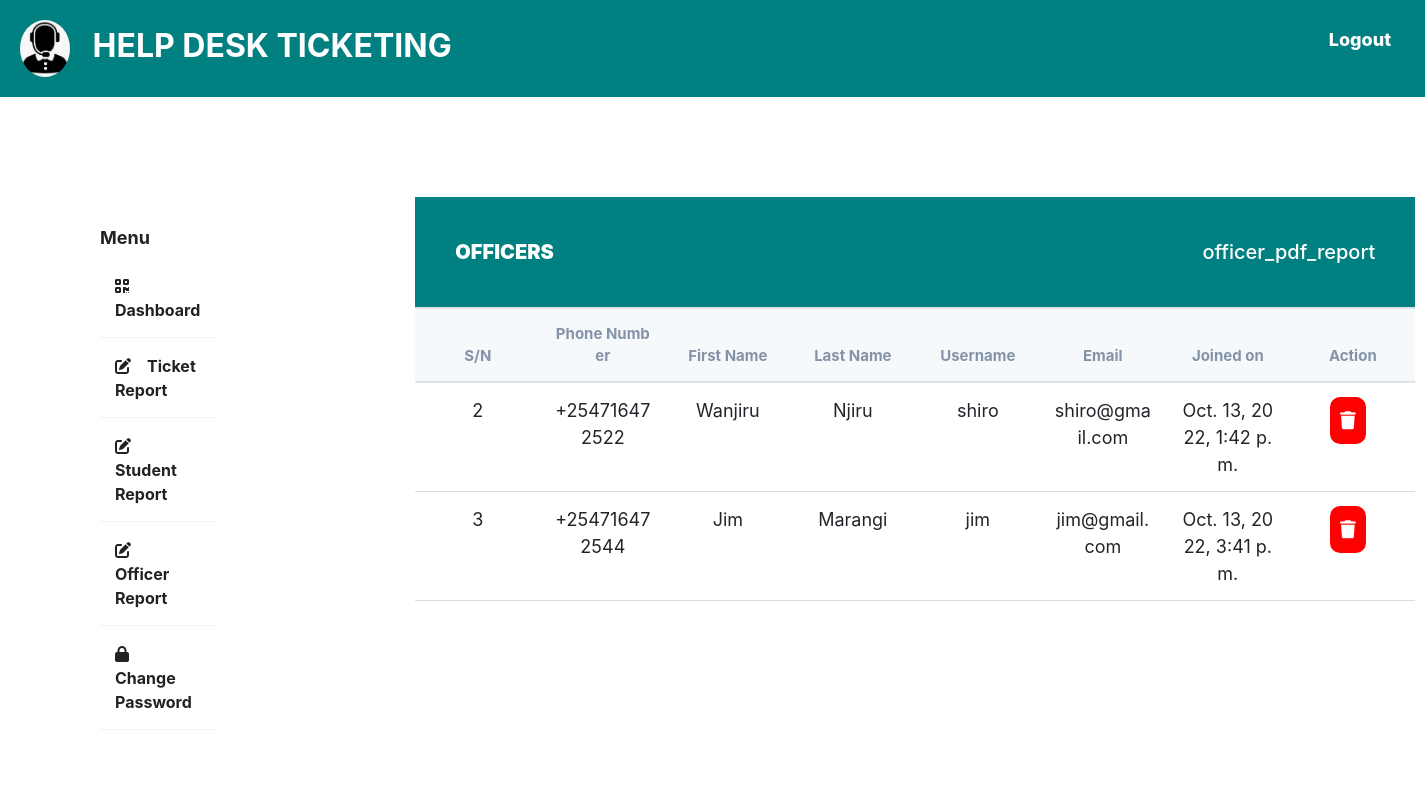
Before: /helpdesk/officers-list/ with the older database file.
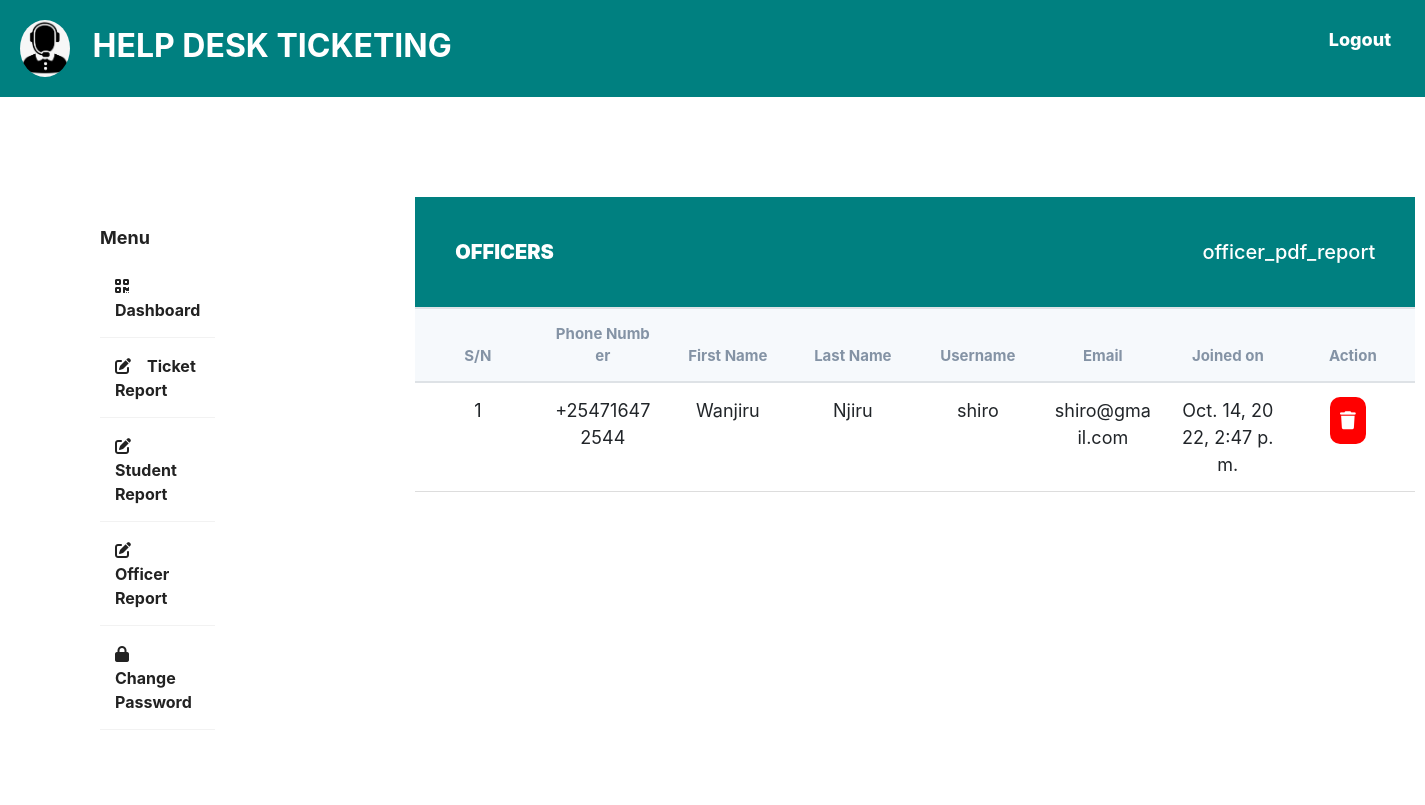
After: the same page with the newer database file.
### base/models.py (models this page shows)
class OfficerProfile(models.Model):
    user = models.OneToOneField(
        Users, on_delete=models.CASCADE, related_name='officer_set')
    phone_number = models.CharField(max_length=255)

class Users(AbstractUser):
    class Role(models.TextChoices):
        ADMIN = "ADMIN", "Admin"
        STUDENT = "STUDENT", "Student"
        OFFICER = "OFFICER", "Officer"
    role = models.CharField(
        max_length=50, choices=Role.choices, default='STUDENT')
    tracker = FieldTracker()

### base/views.py (the view)
# urls.py: path('officers-list/', views.Officers_List.as_view(), name='officers-list'),
class Officers_List(ListView):
    model = OfficerProfile
    template_name = 'administrator/officers_list.html'

### templates/administrator/officers_list.html
{% extends 'portal.html'%}
{% load static %}
{% block content %}
<div class="wrapper">
    <div class="sidebar">
        <h4>Menu</h4>
        <ul>
            <li><a href="{% url 'admin-dashboard' %}"><i class="fa-solid fa-qrcode"></i>Dashboard</a></li>
            <li><a href="{% url 'ticket-report' %}"><i class="fa-solid fa-pen-to-square"></i>Ticket Report</a></li>
            <li><a href="{% url 'student-report' %}"><i class="fa-solid fa-pen-to-square"></i>Student Report</a></li>
            <li><a href="{% url 'officers-list' %}"><i class="fa-solid fa-pen-to-square"></i>Officer Report</a></li>
            <li><a href="{% url 'admin-change-password' %}"><i class="fa-solid fa-lock"></i>Change Password</a></li>
        </ul>
    </div>
    <div class="main_content">
        <div class="header">OFFICERS
            <a style="float: right; text-align: center; text-decoration: none; color: #ffff; font-weight: 500;"href="{% url 'officer-pdf'%}">officer_pdf_report</a>
        </div>
        <div class="table">
            <div class="table_section">
                <table>
                    <thead>
                        <tr>
                            <th>S/N</th>
                            <th>Phone Number</th>
                            <th>First Name</th>
                            <th>Last Name</th>
                            <th>Username</th>
                            <th>Email</th>
                            <th>Joined on</th>
                            <th>Action</th>
                        </tr>
                    </thead>
                    <tbody>
                        {% for officer in object_list %}
                        <tr>
                            <td>{{ officer.id }}</td>
                            <td>{{ officer.phone_number }}</td>
                            <td>{{ officer.user.first_name }}</td>
                            <td>{{ officer.user.last_name }}</td>
                            <td>{{ officer.user.username }}</td>
                            <td>{{ officer.user.email }}</td>
                            <td>{{ officer.user.date_joined }}</td>
                            <td>
                                <a href=""><button style="background-color: red;"><i class="fa-solid fa-trash"></i></button></a>
                            </td>
                        </tr>
                        {% endfor %}
                    </tbody>
                </table>
            </div>
        </div>
    </div>
</div>
{% endblock content %}

Changed rows visible on the page:
removed OfficerProfile: id "2", phone_number "+254716472522", user.first_name "Wanjiru", user.last_name "Njiru", user.username "shiro", user.email "shiro@gmail.com", user.date_joined "Oct. 13, 2022, 1:42 p.m."
removed OfficerProfile: id "3", phone_number "+254716472544", user.first_name "Jim", user.last_name "Marangi", user.username "jim", user.email "jim@gmail.com", user.date_joined "Oct. 13, 2022, 3:41 p.m."
added OfficerProfile: id "1", phone_number "+254716472544", user.first_name "Wanjiru", user.last_name "Njiru", user.username "shiro", user.email "shiro@gmail.com", user.date_joined "Oct. 14, 2022, 2:47 p.m."
